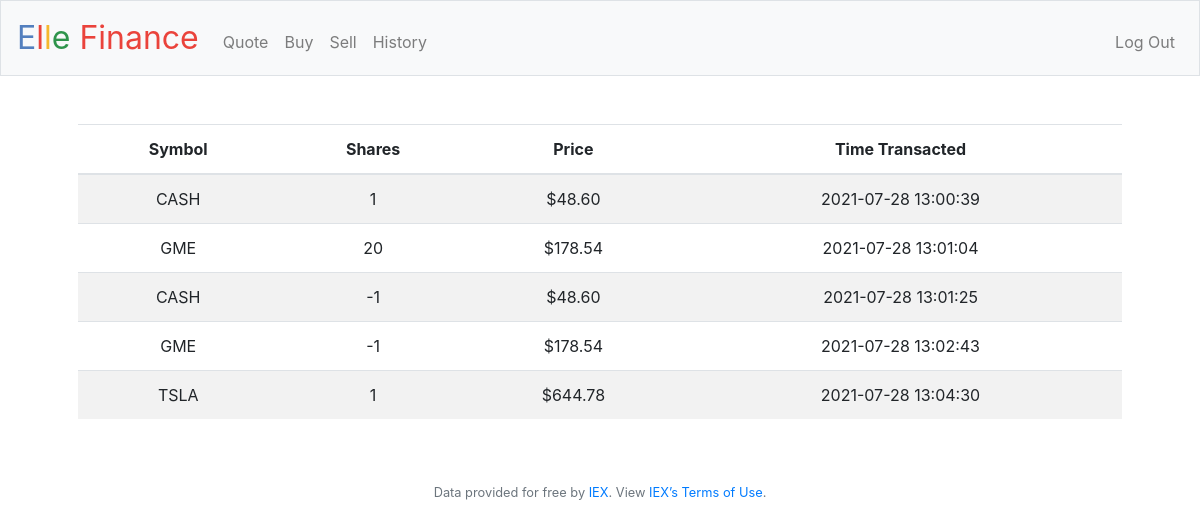
The page /history (signed in) on the database its author committed.
### tables this page shows
CREATE TABLE history (user_id INTEGER, symbol text, shares integer, price numeric, time_transacted text, foreign key(user_id) references users(id));

### app.py (the view)
@app.route("/history")
@login_required
def history():
    id=session['user_id']
    history = db.execute('SELECT * FROM history where user_id = ?', id)
    return render_template('history.html', history = history)

### app.py (called while the page is built)
@app.after_request
def after_request(response):
    response.headers["Cache-Control"] = "no-cache, no-store, must-revalidate"
    response.headers["Expires"] = 0
    response.headers["Pragma"] = "no-cache"
    return response

### helpers.py (called while the page is built)
def login_required(f):
    @wraps(f)
    def decorated_function(*args, **kwargs):
        if session.get("user_id") is None:
            return redirect("/login")
        return f(*args, **kwargs)
    return decorated_function

def usd(value):
    return f"${value:,.2f}"

### templates/history.html (shortened to what this page needs)
{% extends "layout.html" %}
{% block main %}
    <table class="table table-striped">
  <thead>
    <tr>
      <th scope="col">Symbol</th>
      <th scope="col">Shares</th>
      <th scope="col">Price</th>
      <th scope="col">Time Transacted</th>
    </tr>
  </thead>
  <tbody>
      {% for i in history %}
          <tr>
              <td>{{i['symbol']}}</td>
              <td>{{i['shares']}}</td>
              <td>{{i['price'] | usd}}</td>
              <td>{{i['time_transacted']}}</td>
          </tr>
      {% endfor %}
  </tbody>
</table>
{% endblock %}

### rows shown on the page
history: symbol "CASH", shares "1", price "$48.60", time_transacted "2021-07-28 13:00:39"
history: symbol "GME", shares "20", price "$178.54", time_transacted "2021-07-28 13:01:04"
history: symbol "CASH", shares "-1", price "$48.60", time_transacted "2021-07-28 13:01:25"
history: symbol "GME", shares "-1", price "$178.54", time_transacted "2021-07-28 13:02:43"
history: symbol "TSLA", shares "1", price "$644.78", time_transacted "2021-07-28 13:04:30"
